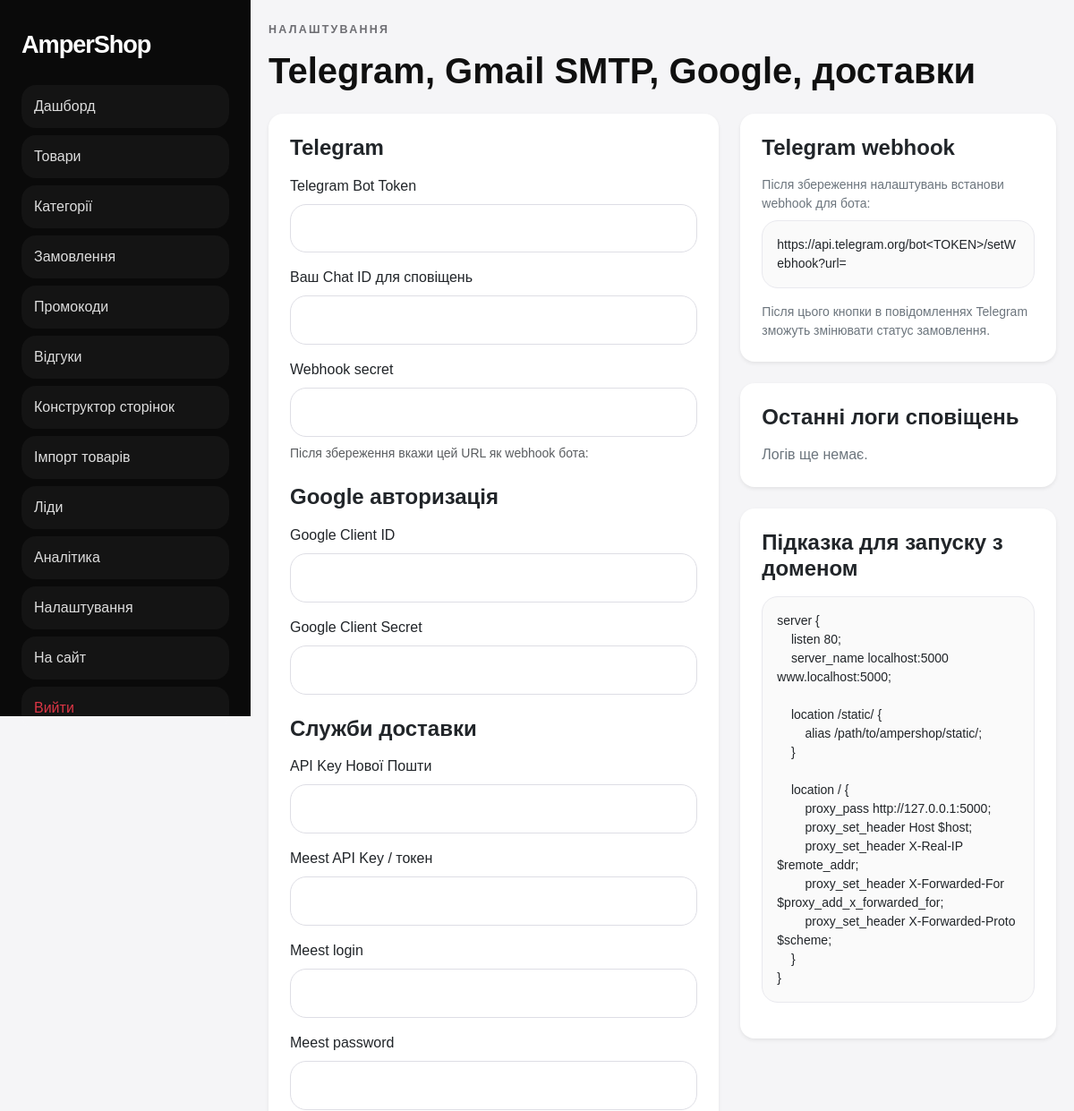
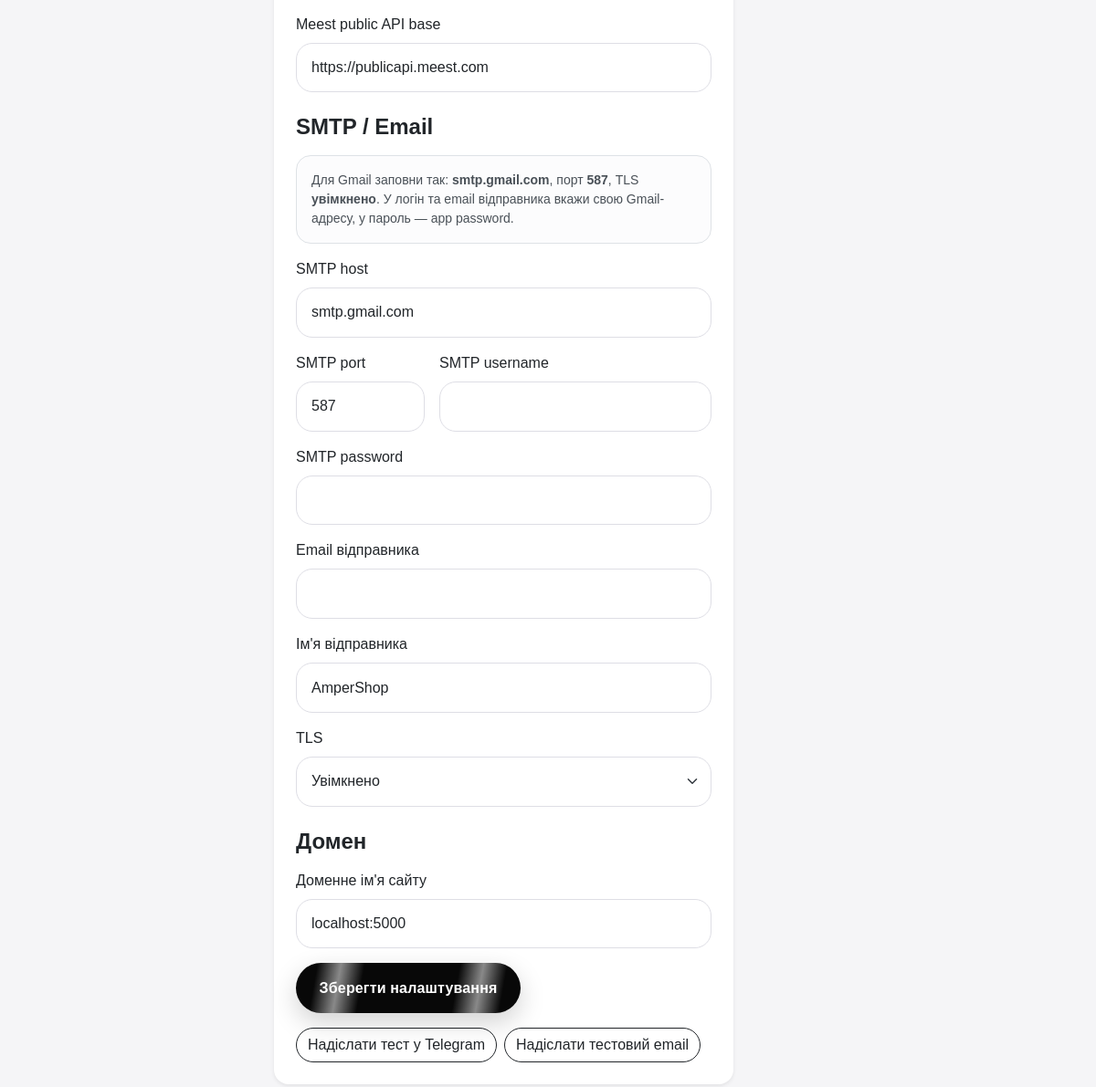
Page /admin/settings (signed in) on the earlier database version (2 pictures, top to bottom).
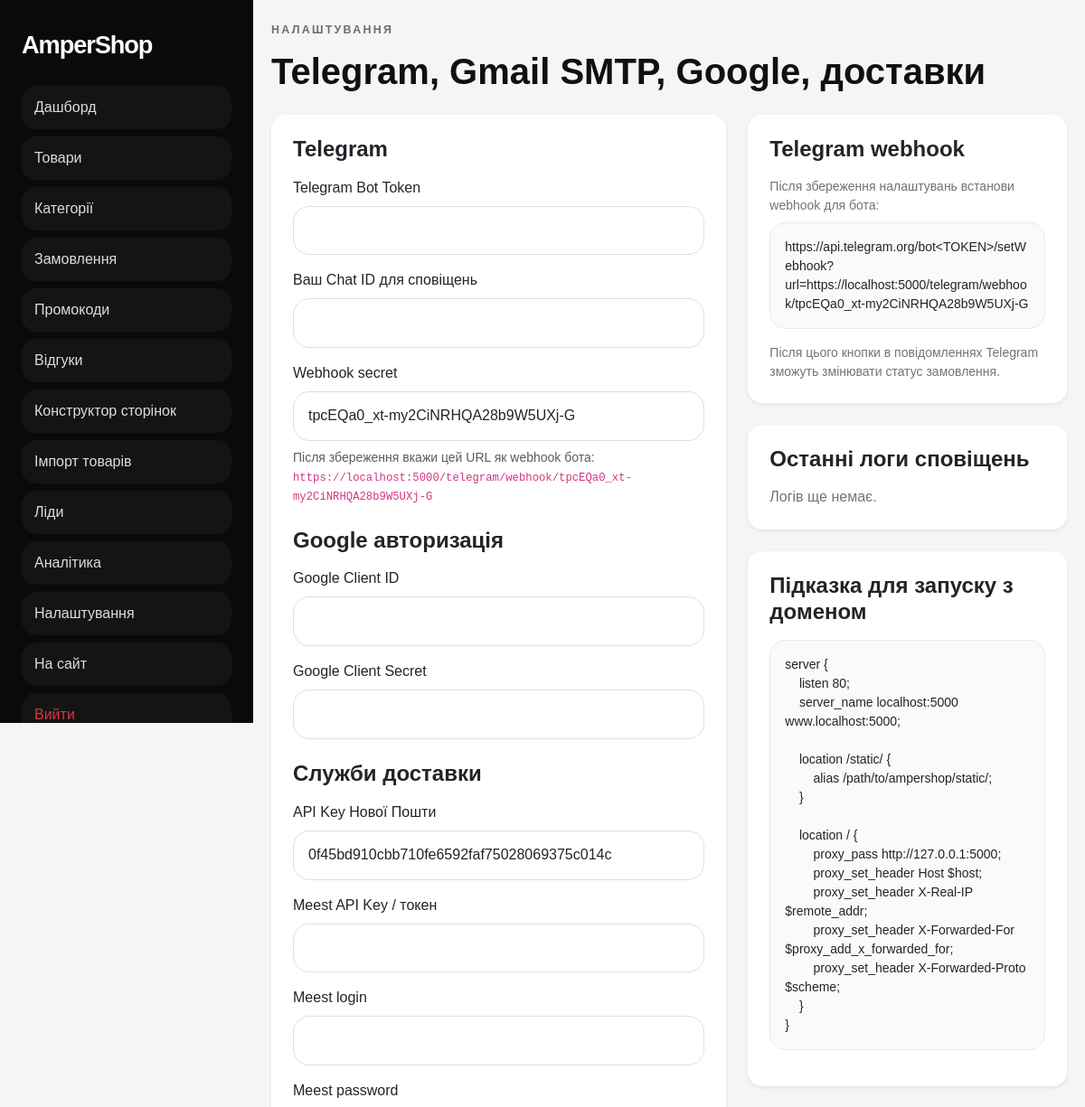
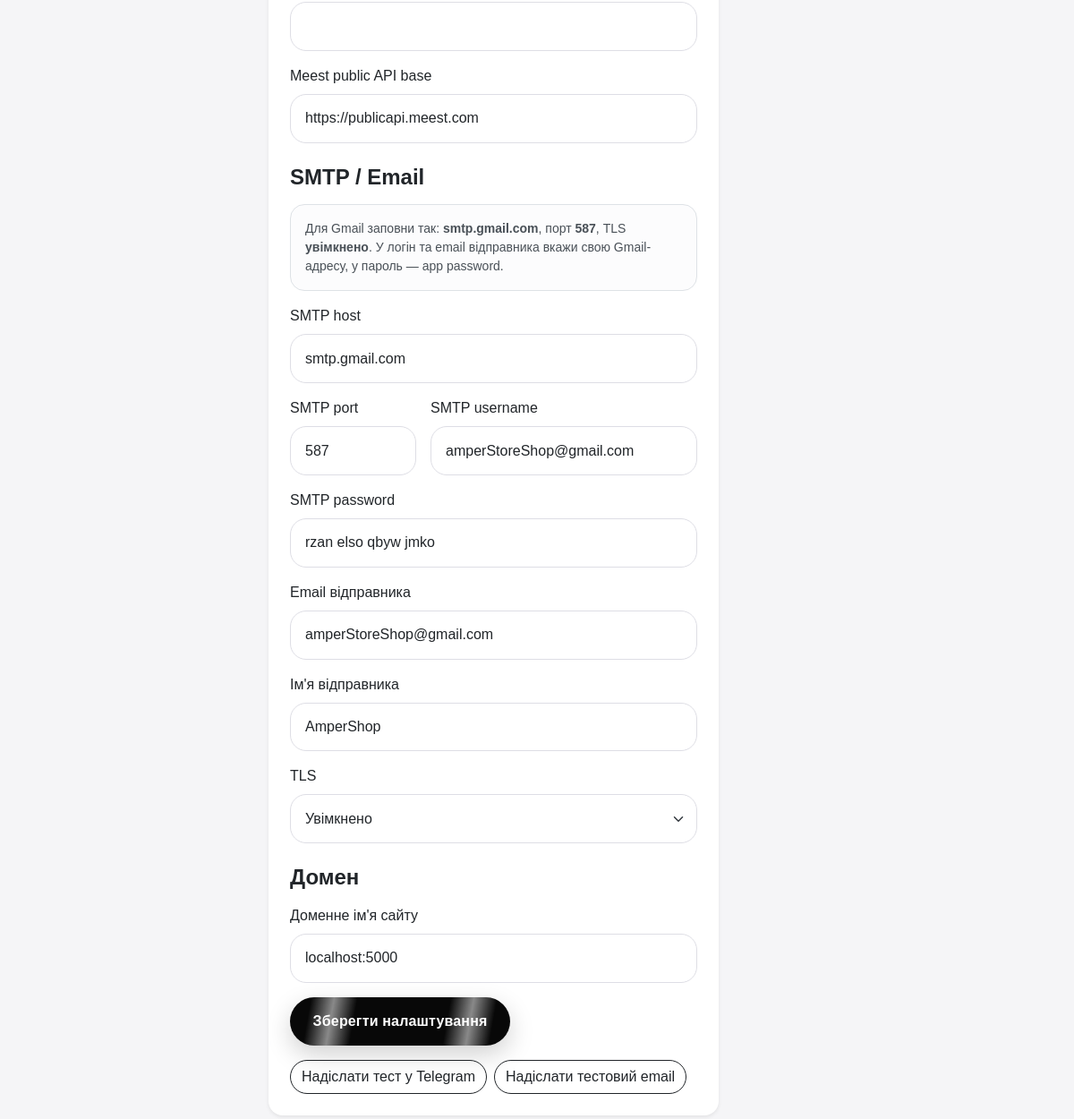
Same page on the later database version (2 pictures, top to bottom).
### app.py (models this page shows)
class Setting(db.Model):
    id = db.Column(db.Integer, primary_key=True)
    key = db.Column(db.String(120), unique=True, nullable=False)
    value = db.Column(db.Text, nullable=True)

### app.py (the view, shortened to what this page needs)
    @app.route("/admin/settings", methods=["GET", "POST"])
    @admin_required
    def admin_settings():
        settings = {key: get_setting(key, os.getenv(key.upper(), "")) for key in [
            "telegram_bot_token", "telegram_owner_chat_id", "telegram_webhook_secret", "domain_name", "google_client_id", "google_client_secret",
            "novaposhta_api_key", "meest_api_key", "meest_login", "meest_password", "meest_public_api_base", "smtp_host", "smtp_port", "smtp_username", "smtp_password", "smtp_sender_email", "smtp_sender_name", "smtp_use_tls"
        ]}
        settings["domain_name"] = settings["domain_name"] or os.getenv("APP_DOMAIN", "localhost:5000")
        nginx_example = build_nginx_example(settings["domain_name"])
        logs = NotificationLog.query.order_by(NotificationLog.created_at.desc()).limit(15).all()
        webhook_secret = settings.get("telegram_webhook_secret") or get_setting("telegram_webhook_secret", "")
        webhook_url = build_absolute_url(f"/telegram/webhook/{webhook_secret}") if webhook_secret else ""
        return render_template("admin/settings.html", settings=settings, nginx_example=nginx_example, logs=logs, webhook_url=webhook_url)

### app.py (called while the page is built)
@login_manager.user_loader
def load_user(user_id):
    return db.session.get(User, int(user_id))

def get_setting(key, default=""):
    item = Setting.query.filter_by(key=key).first()
    return item.value if item and item.value is not None else default

def get_preferred_scheme():
    return os.getenv("PREFERRED_URL_SCHEME") or "https"

def build_absolute_url(path):
    domain = get_setting("domain_name", os.getenv("APP_DOMAIN", "localhost:5000")).strip().strip("/")
    if domain.startswith("http://") or domain.startswith("https://"):
        base = domain
    else:
        base = f"{get_preferred_scheme()}://{domain}"
    return f"{base}{path if path.startswith('/') else '/' + path}"

def build_nginx_example(domain):
    domain = domain or "example.com"
    return f'''server {{
    listen 80;
    server_name {domain} www.{domain};

    location /static/ {{
        alias /path/to/ampershop/static/;
    }}

    location / {{
        proxy_pass http://127.0.0.1:5000;
        proxy_set_header Host $host;
        proxy_set_header X-Real-IP $remote_addr;
        proxy_set_header X-Forwarded-For $proxy_add_x_forwarded_for;
        proxy_set_header X-Forwarded-Proto $scheme;
    }}
}}'''

### templates/admin/settings.html (shortened to what the changed rows need)
{% extends 'admin/base.html' %}
{% block content %}
<div class="mb-4"><div class="eyebrow">Налаштування</div><h1 class="fw-bold mb-0">Telegram, Gmail SMTP, Google, доставки</h1></div>
<div class="row g-4">
  <div class="col-lg-7">
    <div class="card border-0 shadow-sm rounded-4">
      <div class="card-body p-4">
        <form method="post">
          <h4 class="fw-bold mb-3">Telegram</h4>
          <label class="form-label">Telegram Bot Token</label>
          <input class="form-control mb-3" name="telegram_bot_token" value="{{ settings.telegram_bot_token }}">
          <label class="form-label">Ваш Chat ID для сповіщень</label>
          <input class="form-control mb-3" name="telegram_owner_chat_id" value="{{ settings.telegram_owner_chat_id }}">
          <label class="form-label">Webhook secret</label>
          <input class="form-control mb-2" name="telegram_webhook_secret" value="{{ settings.telegram_webhook_secret }}">
          <div class="form-text mb-3">Після збереження вкажи цей URL як webhook бота: <code>{{ webhook_url }}</code></div>
          <h4 class="fw-bold mt-4 mb-3">Google авторизація</h4>
          <label class="form-label">Google Client ID</label>
          <input class="form-control mb-3" name="google_client_id" value="{{ settings.google_client_id }}">
          <label class="form-label">Google Client Secret</label>
          <input class="form-control mb-3" name="google_client_secret" value="{{ settings.google_client_secret }}">
          <h4 class="fw-bold mt-4 mb-3">Служби доставки</h4>
          <label class="form-label">API Key Нової Пошти</label>
          <input class="form-control mb-3" name="novaposhta_api_key" value="{{ settings.novaposhta_api_key }}">
          <label class="form-label">Meest API Key / токен</label>
          <input class="form-control mb-3" name="meest_api_key" value="{{ settings.meest_api_key }}">
          <label class="form-label">Meest login</label>
          <input class="form-control mb-3" name="meest_login" value="{{ settings.meest_login }}">
          <label class="form-label">Meest password</label>
          <input class="form-control mb-3" name="meest_password" value="{{ settings.meest_password }}">
          <label class="form-label">Meest public API base</label>
          <input class="form-control mb-3" name="meest_public_api_base" value="{{ settings.meest_public_api_base }}">
          <h4 class="fw-bold mt-4 mb-3">SMTP / Email</h4>
          <div class="alert alert-light border rounded-4 small">
            Для Gmail заповни так: <strong>smtp.gmail.com</strong>, порт <strong>587</strong>, TLS <strong>увімкнено</strong>.
            У логін та email відправника вкажи свою Gmail-адресу, у пароль — app password.
          </div>
          <label class="form-label">SMTP host</label>
          <input class="form-control mb-3" name="smtp_host" value="{{ settings.smtp_host or 'smtp.gmail.com' }}">
          <div class="row g-3">
            <div class="col-md-4">
              <label class="form-label">SMTP port</label>
              <input class="form-control mb-3" name="smtp_port" value="{{ settings.smtp_port or '587' }}">
            </div>
            <div class="col-md-8">
              <label class="form-label">SMTP username</label>
              <input class="form-control mb-3" name="smtp_username" value="{{ settings.smtp_username }}">
            </div>
          </div>
          <label class="form-label">SMTP password</label>
          <input class="form-control mb-3" name="smtp_password" value="{{ settings.smtp_password }}">
          <label class="form-label">Email відправника</label>
          <input class="form-control mb-3" name="smtp_sender_email" value="{{ settings.smtp_sender_email }}">
          <label class="form-label">Ім'я відправника</label>
          <input class="form-control mb-3" name="smtp_sender_name" value="{{ settings.smtp_sender_name or 'AmperShop' }}">
          <label class="form-label">TLS</label>
          <select class="form-select mb-3" name="smtp_use_tls">
            <option value="1" {% if settings.smtp_use_tls in ['1', 1, True, 'true', 'True', '', None] %}selected{% endif %}>Увімкнено</option>
          </select>
          <h4 class="fw-bold mt-4 mb-3">Домен</h4>
          <label class="form-label">Доменне ім'я сайту</label>
          <input class="form-control mb-3" name="domain_name" value="{{ settings.domain_name }}">
          <button class="btn btn-electric">Зберегти налаштування</button>
        </form>
      </div>
    </div>
  </div>
  <div class="col-lg-5">
    <div class="card border-0 shadow-sm rounded-4 mb-4">
      <div class="card-body p-4">
        <h4 class="fw-bold mb-3">Telegram webhook</h4>
        <div class="small text-secondary mb-2">Після збереження налаштувань встанови webhook для бота:</div>
        <pre class="spec-pre">https://api.telegram.org/bot&lt;TOKEN&gt;/setWebhook?url={{ webhook_url }}</pre>
        <div class="small text-secondary">Після цього кнопки в повідомленнях Telegram зможуть змінювати статус замовлення.</div>
      </div>
    </div>
  </div>
</div>
{% endblock %}

Differences in the rows shown:
added Setting: telegram_webhook_secret "tpcEQa0_xt-my2CiNRHQA28b9W5UXj-G"
now on this page (row edited): Setting: novaposhta_api_key "0f45bd910cbb710fe6592faf75028069375c014c"
added Setting: smtp_host "smtp.gmail.com"
added Setting: smtp_port "587"
added Setting: smtp_username "amperStoreShop@gmail.com"
added Setting: smtp_password "rzan elso qbyw jmko"
added Setting: smtp_sender_email "amperStoreShop@gmail.com"
added Setting: smtp_sender_name "AmperShop"
Other differences:
{{ webhook_url }}: (not shown) → "https://localhost:5000/telegram/webhook/tpcEQa0_xt-my2CiNRHQA28b9W5UXj-G"
form field smtp_host: "smtp.gmail.com" → (not shown)
form field smtp_port: "587" → (not shown)
form field smtp_sender_name: "AmperShop" → (not shown)
